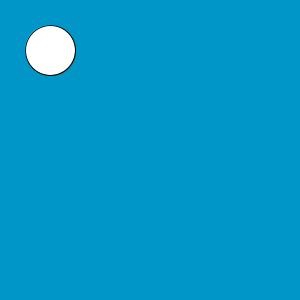
Frame 1 (no input)
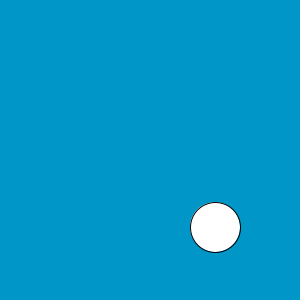
Frame 60 (the mouse pressed at the canvas centre just before this capture)
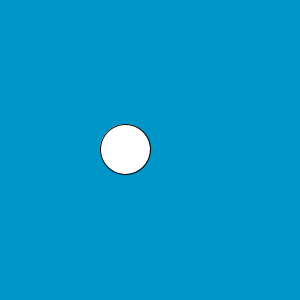
Frame 120 (the mouse held since frame 60 and released just before this capture)

The Processing sketch that drew these frames (run headless with seeded random() and noise(); from frame 60 on, the mouse is pressed at the canvas centre):

// Processing sketch: practice_1
// ── practice_1.pde
float x = width/2;
float y = height/2;
float xSpeed = 5;
float ySpeed = 3;

void setup(){
  size(300, 300);
 
}

void draw(){
   int size = 50;
  background(0, 150, 200);
  ellipse(x, y, size, size);

  
  x = x + xSpeed;
  y = y + ySpeed;
  
  if(x > width-size/2 || x< size/2){
    xSpeed = xSpeed*-1;
}
  if(y > height-size/2 || y< size/2){
    ySpeed = ySpeed*-1;
}

}
void keyPressed(){
   
    if (key == 'v')
    {
      xSpeed = 0;
      ySpeed = 0;
    }
        if (key == 'b')
    {
      xSpeed = 5;
      ySpeed = 3;
    }
}
   
